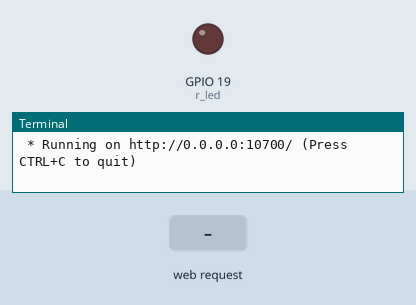
This program was run on a simulated Raspberry Pi (BCM pin numbers). Shown: output pins drawn as LEDs (lit = HIGH), the last lines printed to the terminal. The inputs (shaded band) are chosen by the test bench. The clock reads 2024-03-15 10:24:30 at power-on unless the program sets it.

Above: at 1.2 s.
1.3 s: HTTP request for /led/off received
At 2.2 s:
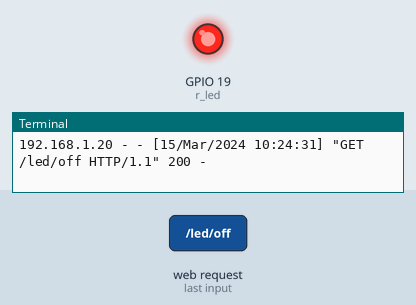
4.3 s: HTTP request for /led/on received
At 5.6 s:
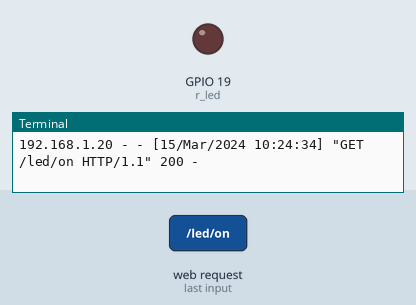
Timing chart, 0 to 7.3 s (numbered marks = the images above; inputs shaded):
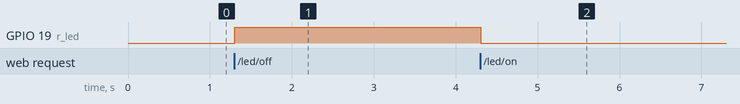

Measured:
- after the input at 1.3 s, GPIO 19 (r_led): LOW → HIGH at once
- after the input at 4.3 s, GPIO 19 (r_led): HIGH → LOW at once

The program:

flask03.py
```python
# URL 접속을/led/on, /led/off로 접속하면 led를 on, off 하는 페이지를 만들자
from flask import Flask

import RPi.GPIO as GPIO

r_led = 19

GPIO.setmode(GPIO.BCM)
GPIO.setup(r_led, GPIO.OUT)

app = Flask(__name__)

# 기본 라우트
@app.route("/")
def hello():
	return "<h1>HELLO<h1>"

# LED 제어 라우트
@app.route("/led/<action>")
def led_control(action):
	if action == "on":
		GPIO.output(r_led, False)
		return "<h1>LED ON<h1>"

	if action == "off":
		GPIO.output(r_led, True)
		return "<h1>LED OFF<h1>"

if __name__=="__main__":
	app.run(host="0.0.0.0", port = 10700, debug=True)
```
